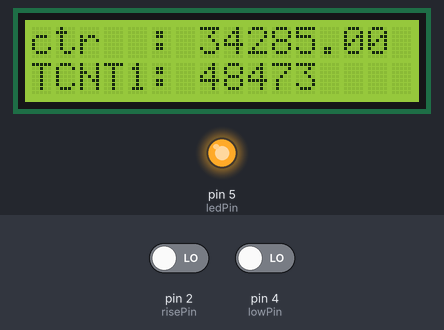
A sketch run on a simulated Arduino Uno, built with avr-gcc and run on an emulated ATmega328P. Shown: 16×2 character LCD, output pins drawn as LEDs (lit = HIGH). Dashed ring = blinking. The inputs (shaded band) are chosen by the test bench; at power-on: pin 2 (risePin) LOW, pin 4 (lowPin) LOW. What the sketch prints to the serial monitor is not drawn.

Above: at 3.2 s.
3.3 s: pin 2 (risePin) driven HIGH
At 4.34 s:
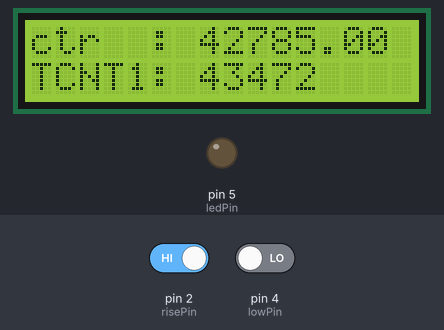
6.3 s: pin 4 (lowPin) driven HIGH
At 6.75 s:
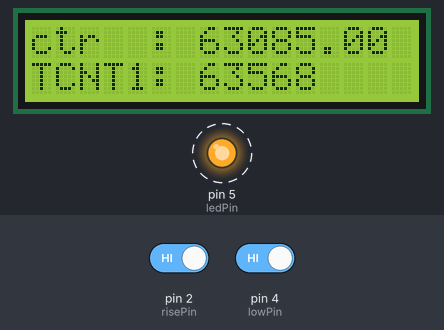
8.1 s: pin 4 (lowPin) driven LOW
At 9.6 s:
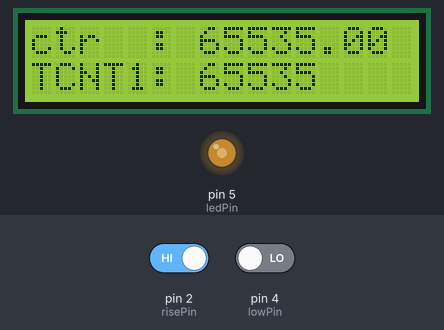
9.9 s: pin 4 (lowPin) driven HIGH
At 10.07 s:
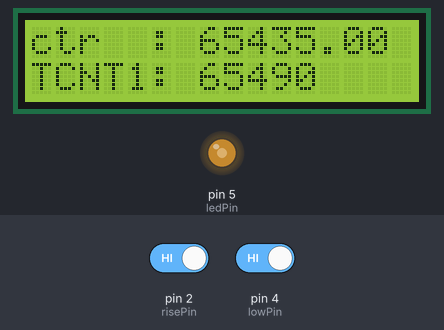
11.4 s: pin 2 (risePin) driven LOW
At 11.88 s:
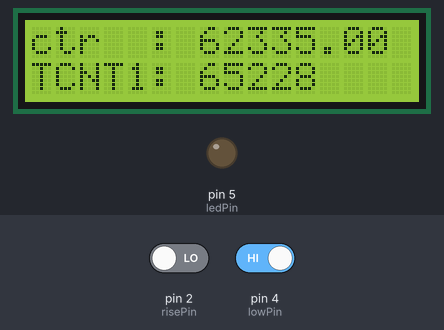
14.4 s: pin 2 (risePin) driven HIGH
At 14.59 s:
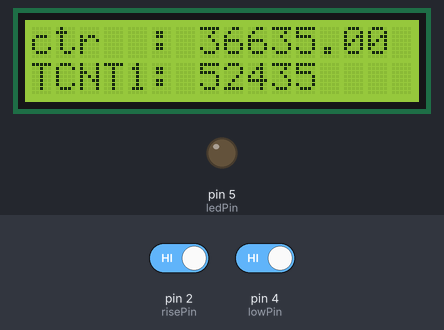
Timing chart, 0 to 16.9 s (numbered marks = the images above; inputs shaded):
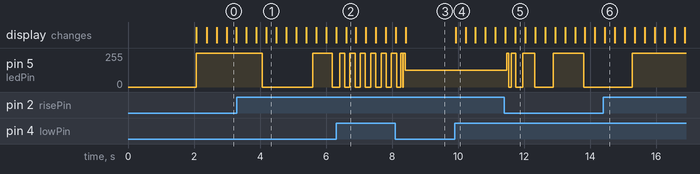

The sketch:

arduino-timer-interrupt.ino
```cpp
#include <LiquidCrystal.h>

const int ledPin = 5;
const int risePin = 2;
const int lowPin = 4;
const int rs = 8, en = 9, d4 = 10, d5 = 11, d6 = 12, d7 = 13;
LiquidCrystal lcd(rs, en, d4, d5, d6, d7);

// 16MHz = 16x10^6 Hz
// max of 0xFFFF is 65535
// 65535 - ( 16x10^6 x 2 / 1024 )
float counter = 34285; // 2 seconds

void setup() {
  Serial.begin(9600);
  Serial.println("Timer Interrupt");

  pinMode(ledPin, OUTPUT);
  pinMode(risePin, INPUT);
  pinMode(lowPin, INPUT);

  lcd.begin(16, 2);
  lcd.setCursor(0, 0);
  lcd.print("Timer Interrupt");
  lcd.setCursor(0, 1);
  lcd.print("    Timer 1");
  delay(2000);
  lcd.clear();

  noInterrupts();

  TCCR1A = 0;
  TCCR1B = 0;
  TCNT1 = counter;

  // set prescaler value to 1024
  TCCR1B |= (1 << CS10) | (1 << CS12);

  // enable global timer1 overflow flag
  TIMSK1 |= (1 << TOIE1);

  interrupts();
}

ISR(TIMER1_OVF_vect) {
  TCNT1 = counter;

  digitalWrite(ledPin, digitalRead(ledPin) ^ 1);
}

void loop() {
  if (digitalRead(risePin) == HIGH) {
    counter += 100;
    if (counter >= 65535) {
      counter = 65535;
    }
  }
  if (digitalRead(lowPin) == HIGH) {
    counter -= 100;
    if (counter <= 0) {
      counter = 0;
    }
  }

  lcd.setCursor(0, 0);
  lcd.print("ctr  : ");
  lcd.print(counter);
  lcd.setCursor(0, 1);
  lcd.print("TCNT1: ");
  lcd.print(TCNT1);
  Serial.println(counter);
}
```

Measured:
- after the input at 9.9 s, the display: changes at once (image 4)
- after the input at 11.4 s, pin 5 (ledPin): goes 0/255 0.13 s, 255/255 0.13 s, 0/255 0.22 s, 255/255 0.35 s, 0/255 0.57 s, 255/255 0.92 s, then 0/255, starting after 0.07 s
